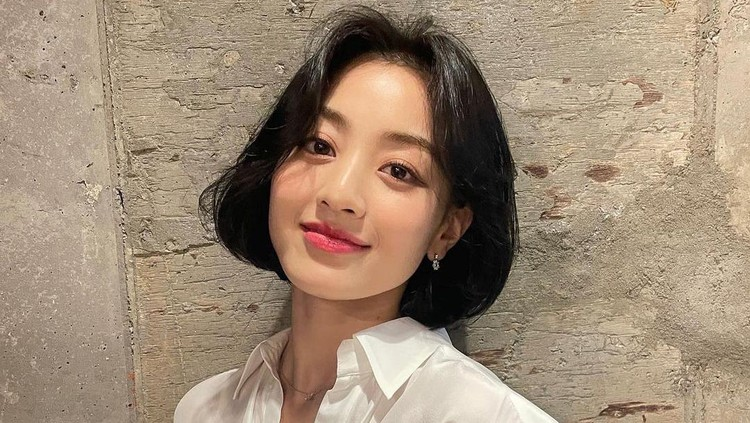
#> input picture Tugas_Sesi3/jihyo-twice.jpeg, 750 x 423 px, found by its file name
$ python tugas3_histogram.py
#> lines starting #> are read from the running program, lines starting #| are printed output that depends on the picture
import imageio as img
import numpy as np
import matplotlib.pyplot as plt

path = "C:\\jihyo-twice.jpeg"
img_rgb = img.imread(path)
#> img_rgb is the input picture: shape (423, 750, 3); mean R, G, B 158.6, 138.4, 117.4

# Konversi ke grayscale
img_gray = np.dot (img_rgb[..., :3], [0.2989, 0.5870, 0.1140])
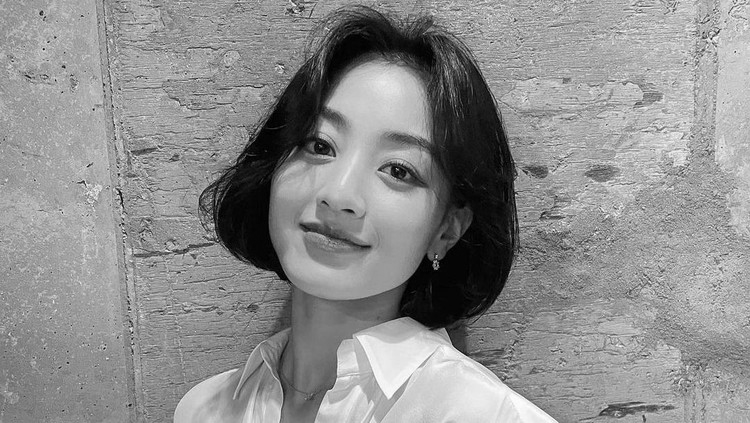
#> img_gray: shape (423, 750) float64; min 0, max 254.2, mean 142

# Menghitung histogran dari gambar grayscale
hist_gray, bin_edges = np.histogram(img_gray.flatten(), bins=256, range=(0, 255))
#> hist_gray = 256 values, max 3948 at index 161, min 3 at index 255, mean 1239.3; bin_edges = 257 values from 0 to 255

total_pixels = np.sum(hist_gray)
#> total_pixels = 317250

dominant_intensity = np.argmax(hist_gray)
#> dominant_intensity = 161
dominant_count = hist_gray[dominant_intensity]
#> dominant_count = 3948

plt.figure(figsize=(12, 6))

plt.subplot(1, 2, 1)
plt.imshow(img_gray, cmap='gray')
plt.axis('off')
plt.title("Gambar Grayscale")

plt.subplot(1, 2, 2)
plt.title("Histogram Gambar Grayscale")
plt.xlabel("Intensitas Piksel (0-255)")
plt.ylabel("Frekuensi")
plt.xlim([0, 255])
plt.bar(bin_edges[0:-1], hist_gray, width=1, color='black')

plt.tight_layout()
plt.show()
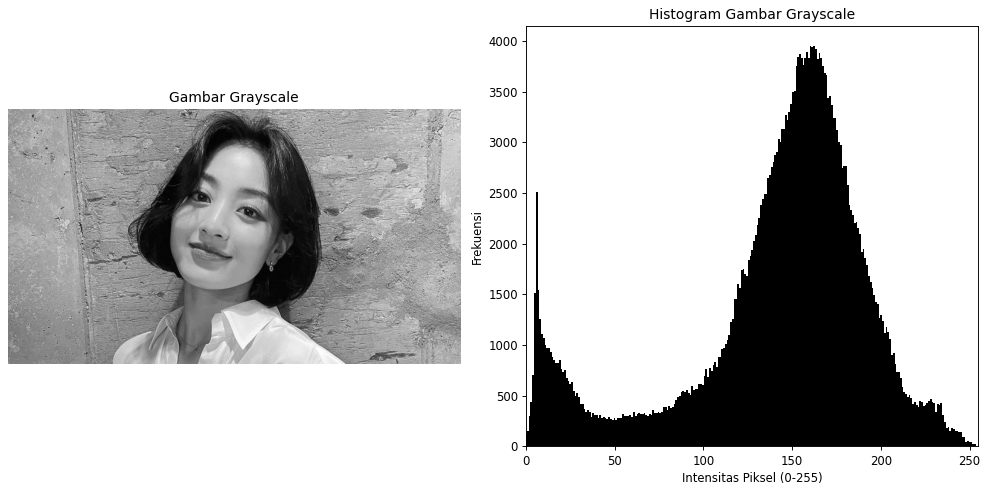
#> figure drawn by matplotlib, 2 panels
# Menampilkan jumlah total piksel untuk setiap intensitas
for i in range(256):
    print(f"Intensitas {i}: {hist_gray[i]} piksel")
#> this loop made 256 passes
#| Intensitas 0: 118 piksel
#| Intensitas 1: 150 piksel
#| Intensitas 2: 299 piksel
#| Intensitas 3: 443 piksel
#| Intensitas 4: 703 piksel
#| Intensitas 5: 1517 piksel
#| Intensitas 6: 2511 piksel
#| Intensitas 7: 1545 piksel
#> (further printed lines are left out)

# Menentukan intensitas dominan
dominant_intensity = np.argmax(hist_gray)

print(f"Total jumlah piksel: {total_pixels}")
print(f"Intensitas dominan: {dominant_intensity} dengan jumlah piksel: {dominant_count}")
